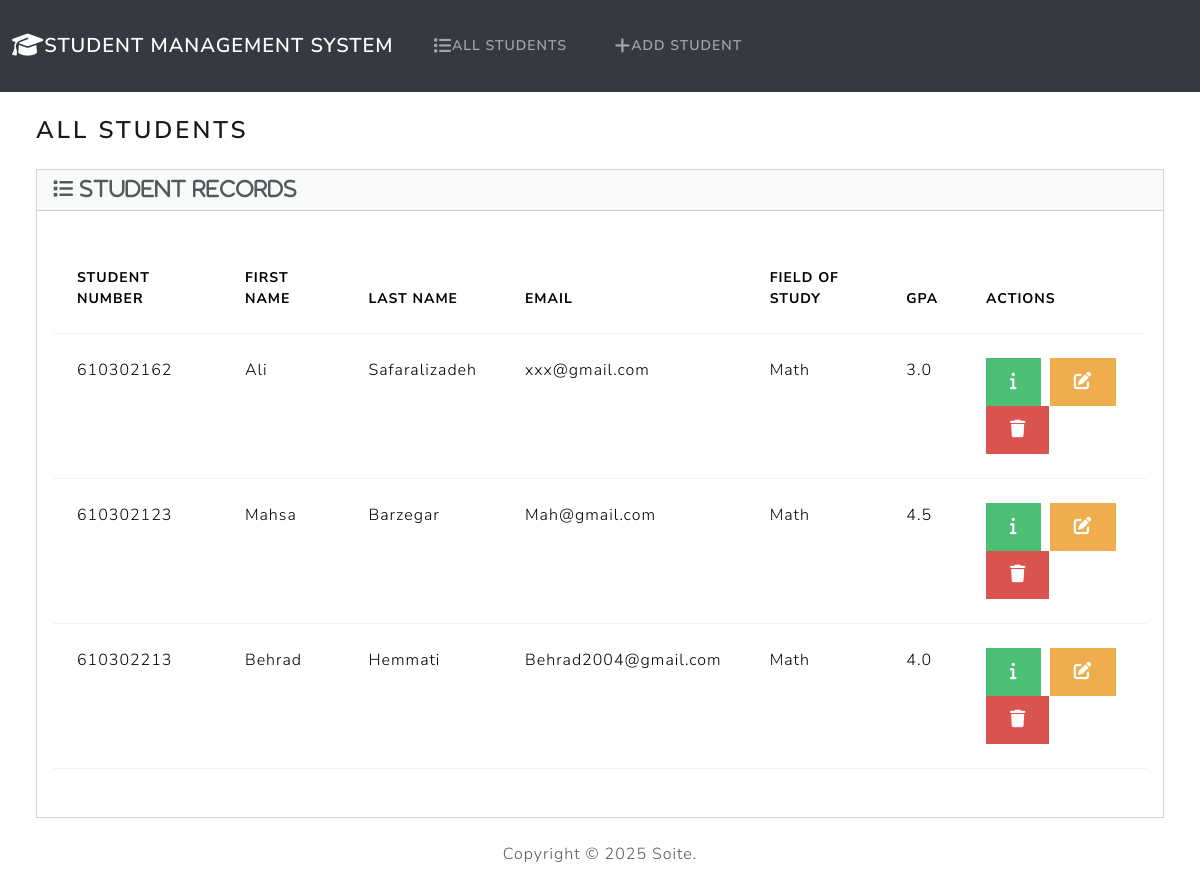
The page / on the database its author committed.
### Students/models.py (models this page shows, shortened)
class Student(models.Model):
    student_id = models.PositiveIntegerField()
    first_name = models.CharField(max_length=50)
    last_name = models.CharField(max_length=50)
    email = models.EmailField(max_length=100)
    field_of_study = models.CharField(max_length=50)
    gpa = models.FloatField()

### Students/views.py (the view)
# urls.py: path('',views.index,name = 'index'),
def index(request):
   return render(request, "students/index.html", {
      'students': Student.objects.all(),
   })

### Students/Templates/students/index.html (shortened to what this page needs)
{% extends "students/base.html" %}
{% block body %}
    <h3 class="m-4"> All Students </h3>
    <div class="row">
        <div class="col-12">
            {% if students %}
                <div class="card bg-secondary ms-4 me-4 mb-4">
                    <div class="card-header">
                        <i class="fa-solid fa-list fa-lg"> Student Records</i>
                    </div>
                    <div class="card-body">
                        <p class="card-text">
                        <div class="table-responsive">
                            <table class="table table-hover">
                                <thead>
                                <tr>
                                    <th scope="col">Student Number</th>
                                    <th scope="col">First Name</th>
                                    <th scope="col">Last Name</th>
                                    <th scope="col">Email</th>
                                    <th scope="col">Field of Study</th>
                                    <th scope="col">GPA</th>
                                    <th scope="col">Actions</th>
                                </tr>
                                </thead>
                                <tbody>
                                {% for student in students %}
                                    <tr>
                                        <td>{{ student.student_id }}</td>
                                        <td>{{ student.first_name }}</td>
                                        <td>{{ student.last_name }}</td>
                                        <td>{{ student.email }}</td>
                                        <td>{{ student.field_of_study }}</td>
                                        <td>{{ student.gpa }}</td>
                                        <td>
                                            <button type="button" class="btn btn-success me-1"
                                                    href="{% url 'view_student' student.id %}" data-bs-toggle="modal"
                                                    data-bs-target="#myModal{{ student.id }}">
                                            </button>
                                            <a class="btn btn-warning me-1" href="{% url 'edit' student.id %}">
                                            </a>
                                            <button type="button" class="btn btn-danger" data-bs-toggle="modal"
                                                    data-bs-target="#delete{{ student.id }}">
                                            </button>
                                        </td>
                                    </tr>
                                {% endfor %}
                                </tbody>
                            </table>
                        </div>
                        </p>
                    </div>
                </div>
            {% else %}
                <h5 class="alert alert-primary ms-4 me-5">No Student Records </h5>
            {% endif %}
        </div>
    </div>
{% endblock %}

### Students/Templates/students/base.html (shortened to what this page needs)
{% load static %}
<!DOCTYPE html>
<html lang="en">
    <head>
        <link rel="stylesheet" href="https://cdnjs.cloudflare.com/ajax/libs/font-awesome/6.7.2/css/all.min.css"/>
        <link href="{%  static 'css/bootstrap.min.css' %}" rel = "stylesheet">
        <body class="d-flex flex-column min-vh-100">
            <nav class="navbar navbar-expand-lg bg-dark" data-bs-theme="dark">
              <div class="container-fluid">
                <a class="navbar-brand" href="{% url 'index' %}"><i class="fa-solid fa-graduation-cap fa-lg"></i>Student Management System</a>
                <div class="collapse navbar-collapse" id="navbarColor02">
                  <ul class="navbar-nav me-auto">
                    <li class="nav-item">
                      <a class="nav-link" href="{% url 'index' %}">All Students</a>
                    </li>
                    <li class="nav-item">
                      <a class="nav-link" href="{% url 'add' %}">Add Student</a>
                    </li>
                  </ul>
                </div>
              </div>
            </nav>
            <div class="container-fluid">
                {% block body %}
                {% endblock %}
            </div>
            <footer class="mt-auto mb-4">
                <div class="text-center">
                    <span>
                        Copyright &copy <script>document.write(new Date().getFullYear())</script> Soite.
                    </span>
                </div>
            </footer>
        </body>
    </head>
</html>

### rows shown on the page
Student: student_id "610302162", first_name "Ali", last_name "Safaralizadeh", email "xxx@gmail.com", field_of_study "Math", gpa "3.0"
Student: student_id "610302123", first_name "Mahsa", last_name "Barzegar", email "Mah@gmail.com", field_of_study "Math", gpa "4.5"
Student: student_id "610302213", first_name "Behrad", last_name "Hemmati", email "Behrad2004@gmail.com", field_of_study "Math", gpa "4.0"
